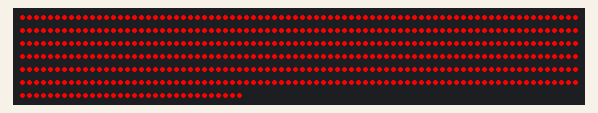
Bench run of a sketch on a simulated Arduino Uno, built with avr-gcc and run on an emulated ATmega328P. Shown: 512 RGB LEDs in strip order, left to right, continuing on the next row. Dim RGB values are drawn brighter than linear.

Above: at 0.1 s.
At 1.1 s:
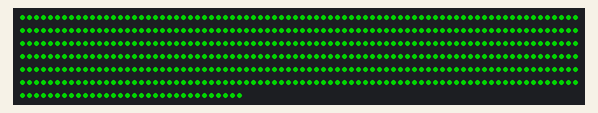
At 2.1 s:
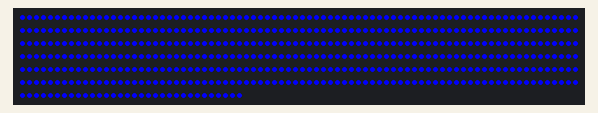
At 3.2 s:
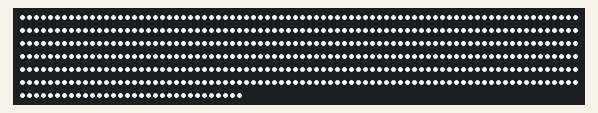
At 3.7 s:
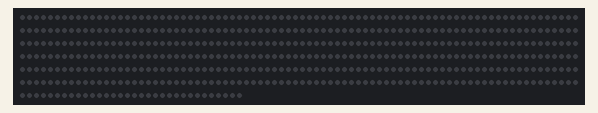

The sketch:

Neopixel_FastLED_PillarTest01.ino
```cpp
#include "FastLED.h"

#define NUM_LEDS 512
CRGB leds[NUM_LEDS];
CRGB colors[4];
//int cube[8][8][8];

#define DATA_PIN 3
const int pace = 500;

int ToIndex(int x, int y, int z)
{
  return (x % 2) ? (x * 8) + (7 - y) + z * 64 : (x * 8) + y + z * 64;
}

void setup() {
  FastLED.addLeds<NEOPIXEL, DATA_PIN>(leds, NUM_LEDS);
  colors[0] = CRGB::Red;
  colors[1] = CRGB::Green;
  colors[2] = CRGB::Blue;
  colors[3] = CRGB::White;

  for (int x = 0; x < 8; x++)
    for (int y = 0; y < 8; y++)
      for (int z = 0; z < 8; z++)
        leds[ToIndex(x, y, z)] = CRGB::Black;
}

void All()
{
  for (int c = 0; c < 4; c++) {
    for (int i = 0; i < NUM_LEDS; i++) {
      leds[i] = colors[c];
    }
    FastLED.show();
    FastLED.delay(500);

    for (int i = 0; i < NUM_LEDS; i++) {
      leds[i] = CRGB::Black;
    }
    FastLED.delay(500);
  }
}

void OneAtATime()
{

}

void FlipFlop()
{
  leds[7] = CRGB::Blue;
  leds[8] = CRGB::White;
  FastLED.show();
  delay(pace);

  leds[7] = CRGB::White;
  leds[8] = CRGB::Blue;
  FastLED.show();
  delay(pace);
}

void FillBottomUp(CRGB c, int topY, int numRows)
{
  for (int y = 0; y < 8; y++) {
    //    DrawRows()
  }
}

void Bounce()
{
  //== Up ==
  for (int y = 0; y < 8; y++) {
    for (int x = 0; x < 3; x++) {
      int i = x * 8 + y;
      leds[i] = CRGB::White;
    }
    FastLED.show();
    FastLED.delay(70);
    for (int x = 0; x < 3; x++) {
      int i = x * 8 + y;
      leds[i] = CRGB::Black;
    }
    FastLED.show();
  }

  //== Down ==
  for (int y = 1; y < 7; y++) {
    for (int x = 0; x < 3; x++) {
      int i = x * 8 + 7 - y;
      leds[i] = CRGB::White;
    }
    FastLED.show();
    FastLED.delay(70);
    for (int x = 0 ; x < 3; x++) {
      int i = x * 8 + 7 - y;
      leds[i] = CRGB::Black;
    }
    FastLED.show();
  }
}

void LeftRightUp()
{
  for (int y = 0; y < 8; y++) {
    for (int x = 0; x < 8; x++) {
      int i = ToIndex(x, y, 0);
      leds[i] = CRGB::White;
      FastLED.show();
      FastLED.delay(100);
      leds[i] = CRGB::Black;
      FastLED.show();
    }
  }
}
void UpThenRight()
{
  for (int x = 0; x < 8; x++) {
    for (int y = 0; y < 8; y++) {
      int i = ToIndex(x, y, 0);
      leds[i] = CRGB::White;
      FastLED.show();
      FastLED.delay(100);
      leds[i] = CRGB::Black;
      FastLED.show();
    }
  }
}

void loop() {
  All();
  //FlipFlop();
  //Bounce();
  //LeftRightUp();
  //UpThenRight();
}
```

Measured:
- by itself, everything shown: repeats every 4.1 s, in 8 steps
- what the display in image 1 shows lasts 0.5 s, from 1.1 s to 1.6 s
